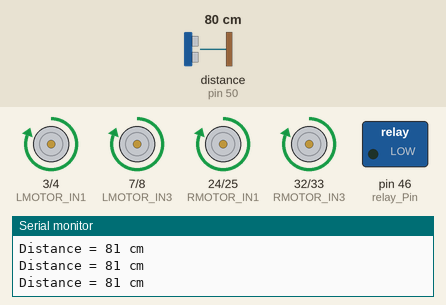
This sketch was run on a simulated Arduino Mega 2560, built with avr-gcc and run on an emulated ATmega2560. Parts: motor-driver pin pairs drawn as motors (green arrow = first pin HIGH = forward, orange = second pin HIGH = backward, longer = more drive), switched loads named in the sketch (green lamp = pin HIGH), the last lines printed to the serial monitor. The inputs (shaded band) are chosen by the test bench; at power-on: distance to the obstacle (sensor on pin 50) 80 cm. The echo pulse lasts 58.3 µs per cm.

Above: at 1.2 s.
1.3 s: distance to the obstacle (sensor on pin 50) set to 16 cm
4.3 s: distance to the obstacle (sensor on pin 50) set to 13 cm
At 5.9 s:
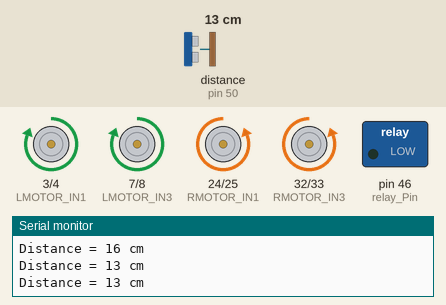
7.3 s: distance to the obstacle (sensor on pin 50) set to 120 cm
At 8.1 s:
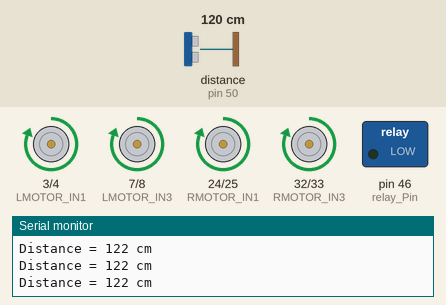
8.8 s: distance to the obstacle (sensor on pin 50) set to 2 cm
At 11.4 s:
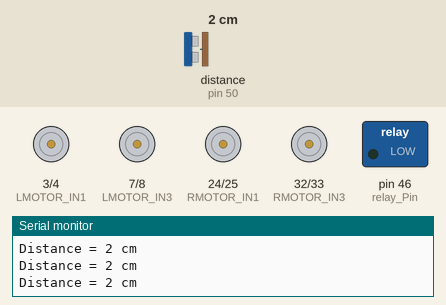
Timing chart, 0 to 12.8 s (numbered marks = the images above; inputs shaded):
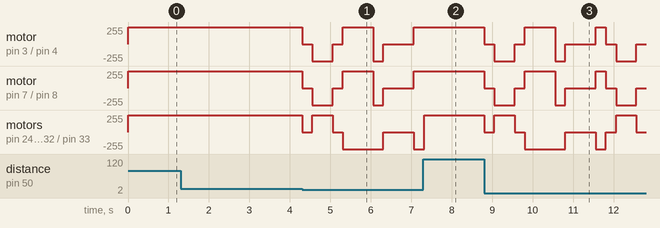

Measured:
- the behaviour switches between 15 and 14 cm on distance to the obstacle (sensor on pin 50) (found by bisection; images 0 and 1)
- after the input at 4.3 s, motor on pin 3 (LMOTOR_IN1) / pin 4 (LMOTOR_IN2), motor on pin 7 (LMOTOR_IN3) / pin 8 (LMOTOR_IN4): forward 255/255 → stopped at once, → backward 255/255 0.25 s later, → stopped 0.50 s later, → forward 255/255 0.25 s later, … (7 changes in this stretch)
- after the input at 7.3 s, motor on pin 3 (LMOTOR_IN1) / pin 4 (LMOTOR_IN2), motor on pin 7 (LMOTOR_IN3) / pin 8 (LMOTOR_IN4): stays forward 255/255 (without the input it goes to stopped after 0.02 s)

The sketch:

test2.ino
```cpp
#include "SoftwareSerial.h"
#include "NewPing.h"

// -- Define Pins -- //

#define relay_Pin 46
#define LMOTOR_IN1 3
#define LMOTOR_IN2 4
#define LMOTOR_IN3 7
#define LMOTOR_IN4 8
#define RMOTOR_IN1 24
#define RMOTOR_IN2 25
#define RMOTOR_IN3 32
#define RMOTOR_IN4 33
#define TRIG 52
#define ECHO 50
#define MAX_DIST 400

//SoftwareSerial bluetooth(12, 13);
//bool BTconnected = false;
//const byte BTpin = 5;


NewPing sonar(TRIG, ECHO, MAX_DIST);

// -------------------------------------------------------------------------- //

void setup() { //I/O setup function
  pinMode(relay_Pin, OUTPUT);
  pinMode(LMOTOR_IN1, OUTPUT);
  pinMode(LMOTOR_IN2, OUTPUT);
  pinMode(LMOTOR_IN3, OUTPUT);
  pinMode(LMOTOR_IN4, OUTPUT);

  pinMode(RMOTOR_IN1, OUTPUT);
  pinMode(RMOTOR_IN2, OUTPUT);
  pinMode(RMOTOR_IN3, OUTPUT);
  pinMode(RMOTOR_IN4, OUTPUT);

  //pinMode(BTpin, INPUT); //Bluetooth function to be reimplemented when bluetooth integration happens

  Serial.begin(9600);
  //bluetooth.begin(9600);
  Brake();
 /*
  while(!BTconnected) {
    if(digitalRead(BTpin) == HIGH) { //Bluetooth function to be reimplemented when bluetooth integration happens
      BTconnected = true;
    }
  }*/
}

void loop() { //loop main function

  bool LeftTurn = false;
  bool RightTurn = false;
  bool Straight = false;


  if(sonar.ping_cm() >= 15){ //drive forward while distance >= 10 cm
    Forward();
    Serial.print("Distance = ");
    Serial.print(sonar.ping_cm());
    Serial.println(" cm");
  }

  Forward();
  if(sonar.ping_cm() < 15){ //when object is too close, first turn left
    Brake();
    delay(250);
    LeftTurn = true;
    Left();
    Serial.print("Distance = ");
    Serial.print(sonar.ping_cm());
    Serial.println(" cm");
    delay(500);
  }

  Forward();
  if(LeftTurn && sonar.ping_cm() < 15){ //if left is not clear, turn right
    Brake();
    delay(250);
    RightTurn = true;
    Right();
    Serial.print("Distance = ");
    Serial.print(sonar.ping_cm());
    Serial.println(" cm");
    LeftTurn = false;
    delay(750);
  }

  Forward();
  if(sonar.ping_cm() < 15){ //if right is not clear, turn around
    Backward();
    delay(250);
    Brake();
    delay(250);
    Serial.print("Distance = ");
    Serial.print(sonar.ping_cm());
    Serial.println(" cm");
    RightTurn = false;
    LeftTurn = false;
    delay(500);
    RightTurn = true;
    Right();
    delay(250);
  }

}

// --------------------robot movement functions-------------------- //

void Forward(){
  digitalWrite(LMOTOR_IN1,HIGH); // HIGH,LOW sets the motor fowards
  digitalWrite(LMOTOR_IN2,LOW); // LIN1 and LIN2 is motor 1(left side)
  digitalWrite(LMOTOR_IN3,HIGH);// LIN3 and LIN4 is motor 2(left Side)
  digitalWrite(LMOTOR_IN4,LOW);

  digitalWrite(RMOTOR_IN1,HIGH); // Both left and right side go foward
  digitalWrite(RMOTOR_IN2,LOW);
  digitalWrite(RMOTOR_IN3,HIGH);// RIN1 and RIN2 is motor 3(right side)
  digitalWrite(RMOTOR_IN4,LOW); // RIN3 and RIN4 is motor 4(right side)
}

void Backward(){ // robot moves backwards
  digitalWrite(LMOTOR_IN1,LOW); // LOW,HIGH sets the motor backwards
  digitalWrite(LMOTOR_IN2,HIGH);
  digitalWrite(LMOTOR_IN3,LOW);
  digitalWrite(LMOTOR_IN4,HIGH);

  digitalWrite(RMOTOR_IN1,LOW); // Both left and right side go backwards
  digitalWrite(RMOTOR_IN2,HIGH);
  digitalWrite(RMOTOR_IN3,LOW);
  digitalWrite(RMOTOR_IN4,HIGH);
}

void Left(){ // robot rotates counter-clockwise (left)
  digitalWrite(LMOTOR_IN1,LOW); // left side motors go backwards
  digitalWrite(LMOTOR_IN2,HIGH);
  digitalWrite(LMOTOR_IN3,LOW);
  digitalWrite(LMOTOR_IN4,HIGH);

  digitalWrite(RMOTOR_IN1,HIGH); // right side motors go forwards
  digitalWrite(RMOTOR_IN2,LOW);
  digitalWrite(RMOTOR_IN3,HIGH);
  digitalWrite(RMOTOR_IN4,LOW);
}

void Right(){ // robot rotates clockwise (right)
  digitalWrite(RMOTOR_IN1,LOW); // right side motors go backwards
  digitalWrite(RMOTOR_IN2,HIGH);
  digitalWrite(RMOTOR_IN3,LOW);
  digitalWrite(RMOTOR_IN4,HIGH);

  digitalWrite(LMOTOR_IN1,HIGH); // left side motors go forwards,
  digitalWrite(LMOTOR_IN2,LOW);
  digitalWrite(LMOTOR_IN3,HIGH);
  digitalWrite(LMOTOR_IN4,LOW);
}

void Brake(){ // disables all motor movement
  digitalWrite(LMOTOR_IN1,LOW);
  digitalWrite(LMOTOR_IN2,LOW);
  digitalWrite(LMOTOR_IN3,LOW);
  digitalWrite(LMOTOR_IN4,LOW);

  digitalWrite(RMOTOR_IN1,LOW);
  digitalWrite(RMOTOR_IN2,LOW);
  digitalWrite(RMOTOR_IN3,LOW);
  digitalWrite(RMOTOR_IN4,LOW);
}
```
